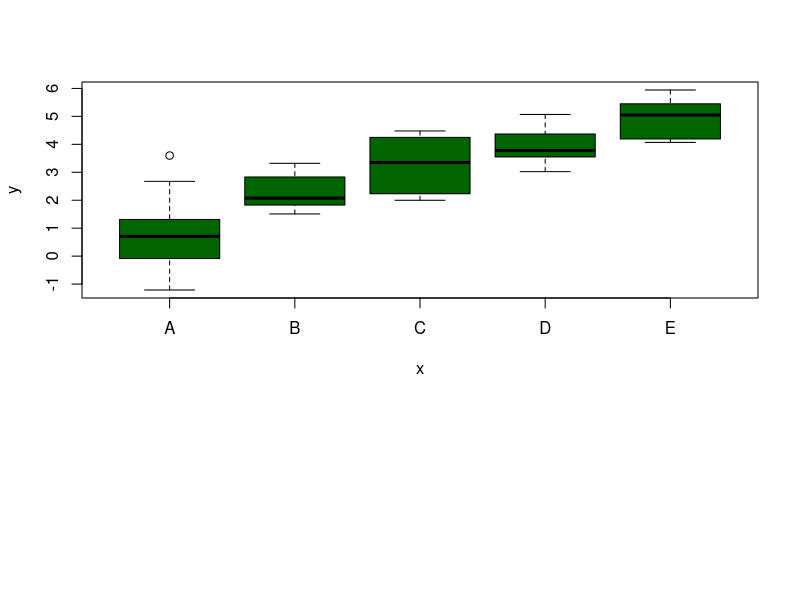

Here is the R script that generated this plot:
library(gplots)


### Name: sinkplot
### Title: Send textual R output to a graphics device
### Aliases: sinkplot
### Keywords: hplot

### ** Examples

   set.seed(12456)
   x <- factor(sample( LETTERS[1:5], 50, replace=TRUE))
   y <- rnorm(50, mean=as.numeric(x), sd=1)

   ## construct a figure showing a box plot of the data, followed by an
   ## analysis of variance table for the data
   layout(cbind(1:2), heights=c(2,1))

   boxplot(y~x, col="darkgreen")

   sinkplot()
   anova(lm(y~x))
   sinkplot("plot",col="darkgreen")
